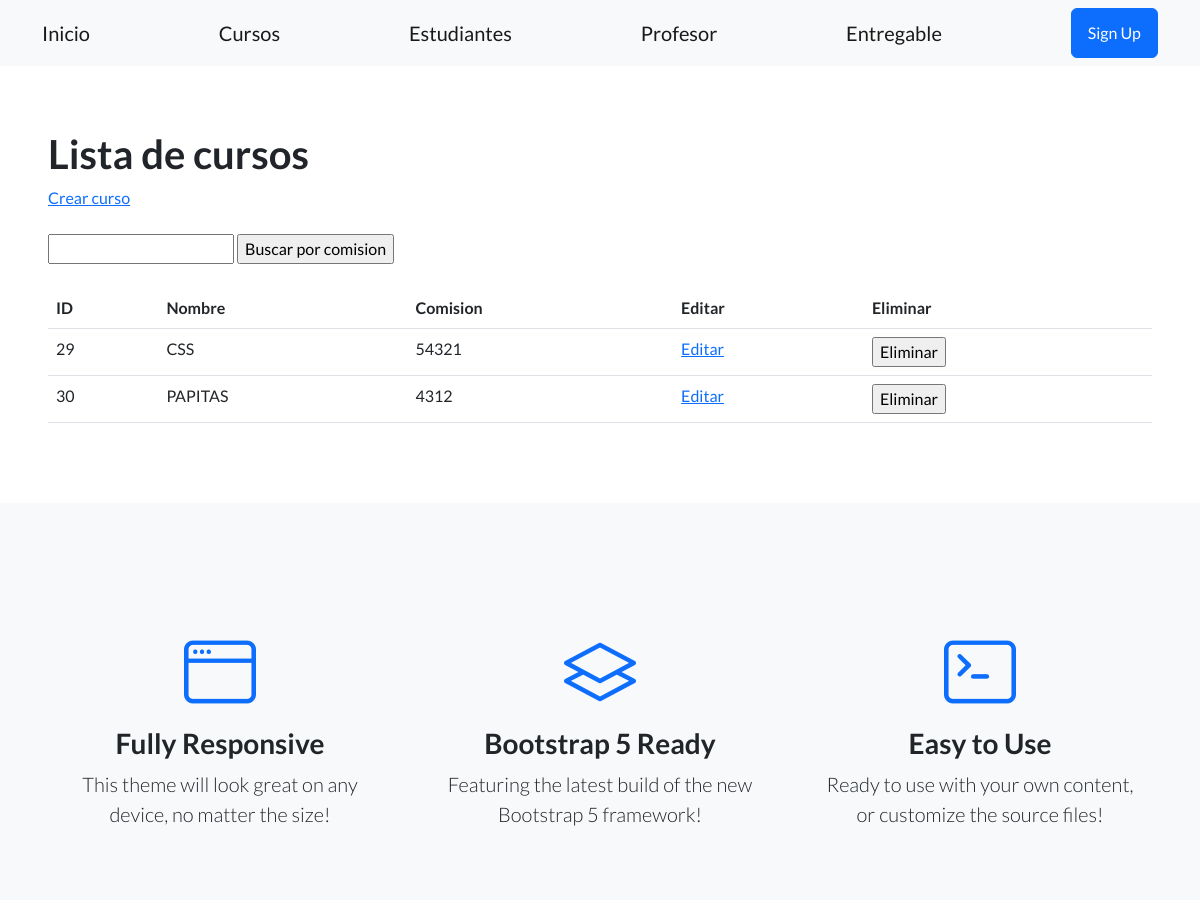
The page /estudios/listar_cursos/ (upper part) on the database as committed earlier.
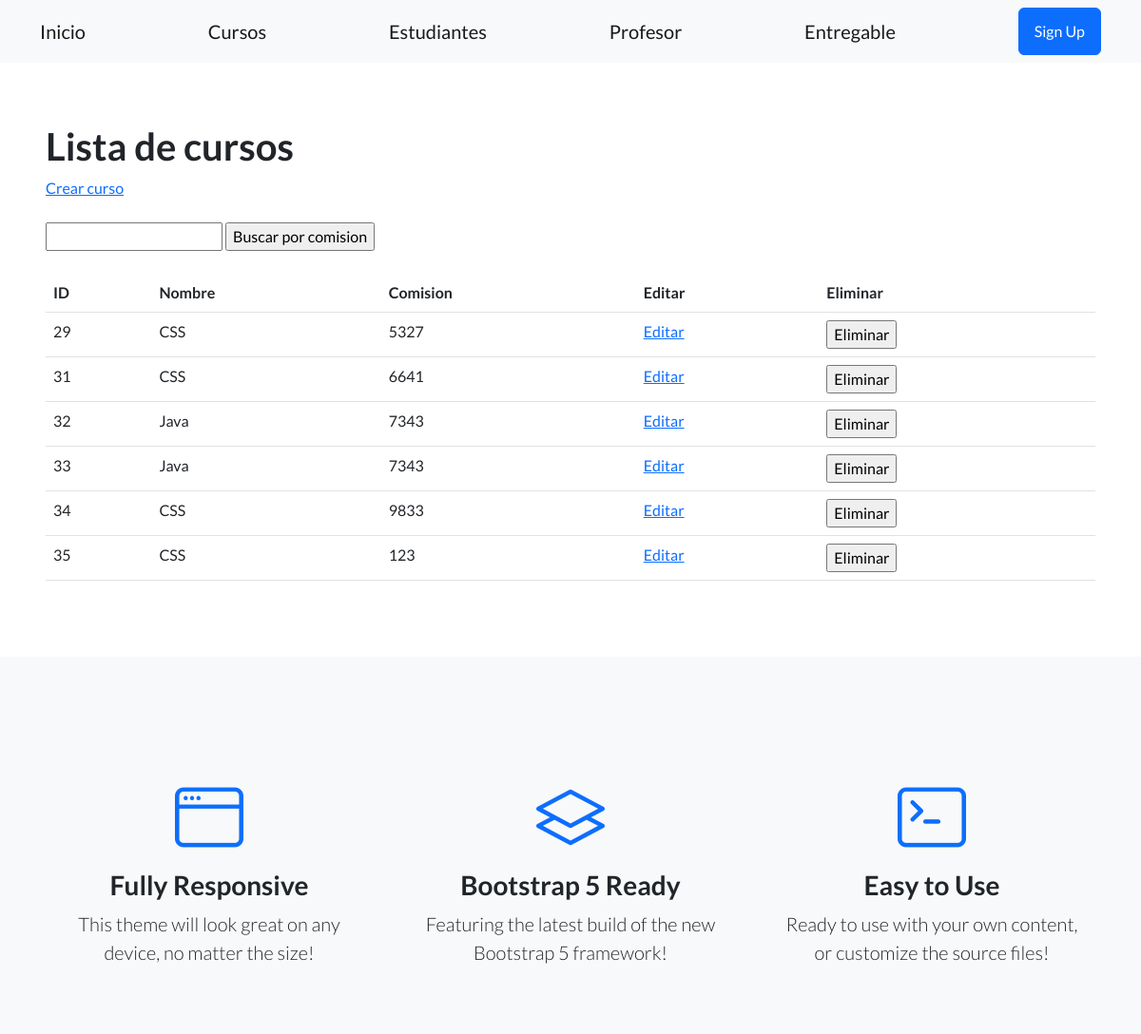
The same page on the database as committed later.
### control_estudios/models.py (models this page shows, shortened)
class Curso(models.Model):
    nombre = models.CharField(max_length=64)
    comision = models.IntegerField()

### control_estudios/views.py (the view)
def listar_cursos(request):
   contexto = {
       "cursos": Curso.objects.all(),
   }
   http_response = render(
       request=request,
       template_name='control_estudios/listar_cursos.html',
       context=contexto,
   )
   return http_response

### control_estudios/templates/control_estudios/listar_cursos.html (shortened to what this page needs)
{% extends "base.html" %}
{% block contenido %}
<section>
 <div>
   <h1>Lista de cursos</h1>
   <a href="{% url 'curso_formulario' %}">Crear curso</a>
   <br><br>
   <form action="{% url 'listar_cursos' %}" method="post">
     <input type="text" name="busqueda">
     <input type="submit" value="Buscar por comision">
   </form>
   <br>
   <table class="table">
     <tbody>
       <tr>
         <th>ID</th>
         <th>Nombre</th>
         <th>Comision</th>
         <th>Editar</th>
         <th>Eliminar</th>
       </tr>
       {% for curso in cursos %}
       <tr>
         <td>{{ curso.id }}</td>
         <td>{{ curso.nombre }}</td>
         <td>{{ curso.comision }}</td>
         <td>
            <a href="{% url 'editar_curso' curso.id %}">Editar</a>
          </td>
         <td>
            <form action="{% url 'eliminar_curso' curso.id %}" method="post">
                <input type="submit" value="Eliminar"/>
              </form>
         </td>
       </tr>
       {% endfor %}
     </tbody>
   </table>
 </div>
</section>
{% endblock contenido %}

### plantillas/base.html (shortened to what this page needs)
<!DOCTYPE html>
<html lang="en">
    <head>
        {% load static %}
        <link href="https://cdn.jsdelivr.net/npm/bootstrap-icons@1.5.0/font/bootstrap-icons.css" rel="stylesheet" type="text/css" />
        <link href="{% static 'css/styles.css' %}" rel="stylesheet" />
    </head>
    <body>
        <nav class="navbar navbar-light bg-light static-top">
            <div class="container">
                <a class="navbar-brand" href="{% url 'inicio' %}">Inicio</a>
                <a class="navbar-brand" href="{% url 'curso_formulario' %}">Cursos</a>
                <a class="navbar-brand" href="{% url 'estudiante_formulario' %}">Estudiantes</a>
                <a class="navbar-brand" href="{% url 'profesor_formulario' %}">Profesor</a>
                <a class="navbar-brand" href="{% url 'entregable_formulario' %}">Entregable</a>
                <a class="btn btn-primary" href="#signup">Sign Up</a>
            </div>
        </nav>
        <section style="padding:4rem 3rem;">
            {% block contenido %}
            {% endblock contenido %}
        </section>
        <section class="features-icons bg-light text-center">
            <div class="container">
                <div class="row">
                    <div class="col-lg-4">
                        <div class="features-icons-item mx-auto mb-5 mb-lg-0 mb-lg-3">
                            <div class="features-icons-icon d-flex"><i class="bi-window m-auto text-primary"></i></div>
                            <h3>Fully Responsive</h3>
                            <p class="lead mb-0">This theme will look great on any device, no matter the size!</p>
                        </div>
                    </div>
                    <div class="col-lg-4">
                        <div class="features-icons-item mx-auto mb-5 mb-lg-0 mb-lg-3">
                            <div class="features-icons-icon d-flex"><i class="bi-layers m-auto text-primary"></i></div>
                            <h3>Bootstrap 5 Ready</h3>
                            <p class="lead mb-0">Featuring the latest build of the new Bootstrap 5 framework!</p>
                        </div>
                    </div>
                    <div class="col-lg-4">
                        <div class="features-icons-item mx-auto mb-0 mb-lg-3">
                            <div class="features-icons-icon d-flex"><i class="bi-terminal m-auto text-primary"></i></div>
                            <h3>Easy to Use</h3>
                            <p class="lead mb-0">Ready to use with your own content, or customize the source files!</p>
                        </div>
                    </div>
                </div>
            </div>
        </section>
    </body>
</html>

Rows that differ between the two databases and show on the page:
removed Curso: id "30", nombre "PAPITAS", comision "4312"
changed Curso id 29: comision "54321" → "5327"
added Curso: id "31", nombre "CSS", comision "6641"
added Curso: id "32", nombre "Java", comision "7343"
added Curso: id "33", nombre "Java", comision "7343"
added Curso: id "34", nombre "CSS", comision "9833"
added Curso: id "35", nombre "CSS", comision "123"
